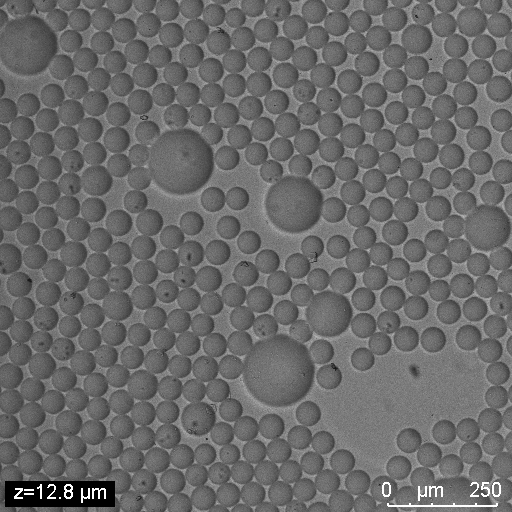
#> input picture data/input/BF image/overfocus.jpg, 512 x 512 px, found by its file name
$ python demo.py
#> lines starting #> are read from the running program, lines starting #| are printed output that depends on the picture; after the words box and inside, x2 and y2 are one past the last pixel; in counts of white or black regions, pixels touching at a corner belong together
### src/core/adaptive_light_extraction.py
#!/usr/bin/env python3
"""
Adaptive Light Intensity Pixel Extraction

This script provides multiple adaptive methods for extracting light intensity pixels
from images, handling various lighting conditions and image characteristics.
"""

import cv2
import numpy as np
import matplotlib.pyplot as plt
from sklearn.cluster import KMeans
from scipy import ndimage
import argparse
import os
from typing import Tuple, Optional, Dict, Any


class AdaptiveLightExtractor:
    """
    A comprehensive class for adaptive light intensity pixel extraction
    """

    def __init__(self, image_path: str):
        """
        Initialize the extractor with an image

        Args:
            image_path: Path to the input image
        """
        self.image_path = image_path
        self.original_image = cv2.imread(image_path)
        if self.original_image is None:
            raise ValueError(f"Could not load image from {image_path}")

        # Convert to different color spaces for analysis
        self.bgr_image = self.original_image.copy()
        self.rgb_image = cv2.cvtColor(self.original_image, cv2.COLOR_BGR2RGB)
        self.gray_image = cv2.cvtColor(self.original_image, cv2.COLOR_BGR2GRAY)
        self.hsv_image = cv2.cvtColor(self.original_image, cv2.COLOR_BGR2HSV)
        self.lab_image = cv2.cvtColor(self.original_image, cv2.COLOR_BGR2LAB)

        self.height, self.width = self.gray_image.shape

    def analyze_image_statistics(self) -> Dict[str, Any]:
        """
        Analyze image statistics to guide adaptive threshold selection

        Returns:
            Dictionary containing various image statistics
        """
        stats = {
            'mean_intensity': np.mean(self.gray_image),
            'std_intensity': np.std(self.gray_image),
            'min_intensity': np.min(self.gray_image),
            'max_intensity': np.max(self.gray_image),
            'median_intensity': np.median(self.gray_image),
            'contrast': np.std(self.gray_image) / np.mean(self.gray_image) if np.mean(self.gray_image) > 0 else 0,
            'dynamic_range': np.max(self.gray_image) - np.min(self.gray_image)
        }

        # Analyze histogram
        hist = cv2.calcHist([self.gray_image], [0], None, [256], [0, 256])
        stats['histogram_peak'] = np.argmax(hist)
        stats['histogram_skewness'] = self._calculate_skewness(hist.flatten())

        return stats

    def _calculate_skewness(self, data: np.ndarray) -> float:
        """Calculate skewness of data distribution"""
        mean = np.mean(data)
        std = np.std(data)
        if std == 0:
            return 0
        return np.mean(((data - mean) / std) ** 3)

    def adaptive_threshold_otsu(self) -> np.ndarray:
        """
        Extract light pixels using Otsu's adaptive thresholding

        Returns:
            Binary mask of light intensity pixels
        """
        # Apply Gaussian blur to reduce noise
        blurred = cv2.GaussianBlur(self.gray_image, (5, 5), 0)

        # Otsu's thresholding
        threshold_value, binary_mask = cv2.threshold(
            blurred, 0, 255, cv2.THRESH_BINARY + cv2.THRESH_OTSU
        )

        print(f"Otsu threshold value: {threshold_value}")
        return binary_mask

    def adaptive_threshold_local(self, block_size: int = 15, C: int = 2) -> np.ndarray:
        """
        Extract light pixels using local adaptive thresholding

        Args:
            block_size: Size of the neighborhood for threshold calculation
            C: Constant subtracted from the mean

        Returns:
            Binary mask of light intensity pixels
        """
        # Ensure block_size is odd
        if block_size % 2 == 0:
            block_size += 1

        # Apply Gaussian blur
        blurred = cv2.GaussianBlur(self.gray_image, (5, 5), 0)

        # Adaptive threshold
        binary_mask = cv2.adaptiveThreshold(
            blurred, 255, cv2.ADAPTIVE_THRESH_GAUSSIAN_C,
            cv2.THRESH_BINARY, block_size, C
        )

        return binary_mask

    def adaptive_threshold_percentile(self, percentile: float = 85) -> np.ndarray:
        """
        Extract light pixels using percentile-based adaptive thresholding

        Args:
            percentile: Percentile value for threshold (0-100)

        Returns:
            Binary mask of light intensity pixels
        """
        threshold_value = np.percentile(self.gray_image, percentile)
        binary_mask = (self.gray_image >= threshold_value).astype(np.uint8) * 255

        print(f"Percentile ({percentile}%) threshold value: {threshold_value}")
        return binary_mask

    def adaptive_threshold_kmeans(self, n_clusters: int = 3) -> np.ndarray:
        """
        Extract light pixels using K-means clustering

        Args:
            n_clusters: Number of clusters for K-means

        Returns:
            Binary mask of light intensity pixels
        """
        # Reshape image for K-means
        pixel_values = self.gray_image.reshape((-1, 1)).astype(np.float32)

        # Apply K-means clustering
        criteria = (cv2.TERM_CRITERIA_EPS + cv2.TERM_CRITERIA_MAX_ITER, 20, 1.0)
        _, labels, centers = cv2.kmeans(
            pixel_values, n_clusters, None, criteria, 10, cv2.KMEANS_RANDOM_CENTERS
        )

        # Find the cluster with highest intensity (brightest)
        centers = centers.flatten()
        brightest_cluster = np.argmax(centers)

        # Create mask for the brightest cluster
        labels = labels.reshape(self.gray_image.shape)
        binary_mask = (labels == brightest_cluster).astype(np.uint8) * 255

        print(f"K-means cluster centers: {centers}")
        print(f"Brightest cluster: {brightest_cluster} with intensity: {centers[brightest_cluster]}")

        return binary_mask

    def adaptive_threshold_hsv(self, value_threshold: float = 0.7, saturation_max: float = 0.3) -> np.ndarray:
        """
        Extract light pixels using HSV color space analysis

        Args:
            value_threshold: Minimum value (brightness) threshold (0-1)
            saturation_max: Maximum saturation threshold (0-1)

        Returns:
            Binary mask of light intensity pixels
        """
        # Normalize HSV to 0-1 range
        hsv_normalized = self.hsv_image.astype(np.float32) / 255.0

        # Extract high value (brightness) and low saturation pixels
        value_mask = hsv_normalized[:, :, 2] >= value_threshold
        saturation_mask = hsv_normalized[:, :, 1] <= saturation_max

        # Combine masks
        combined_mask = value_mask & saturation_mask
        binary_mask = combined_mask.astype(np.uint8) * 255

        return binary_mask

    def adaptive_threshold_lab(self, lightness_threshold: float = 0.7) -> np.ndarray:
        """
        Extract light pixels using LAB color space (L channel)

        Args:
            lightness_threshold: Minimum lightness threshold (0-1)

        Returns:
            Binary mask of light intensity pixels
        """
        # Normalize L channel to 0-1 range
        l_channel = self.lab_image[:, :, 0].astype(np.float32) / 255.0

        # Apply threshold to L channel
        binary_mask = (l_channel >= lightness_threshold).astype(np.uint8) * 255

        return binary_mask

    def adaptive_threshold_statistical(self, std_multiplier: float = 1.5) -> np.ndarray:
        """
        Extract light pixels using statistical analysis

        Args:
            std_multiplier: Multiplier for standard deviation

        Returns:
            Binary mask of light intensity pixels
        """
        stats = self.analyze_image_statistics()

        # Calculate adaptive threshold based on statistics
        threshold_value = stats['mean_intensity'] + (std_multiplier * stats['std_intensity'])
        threshold_value = min(threshold_value, 255)  # Clamp to valid range

        binary_mask = (self.gray_image >= threshold_value).astype(np.uint8) * 255

        print(f"Statistical threshold value: {threshold_value}")
        print(f"Based on mean: {stats['mean_intensity']:.2f}, std: {stats['std_intensity']:.2f}")

        return binary_mask

    def morphological_cleanup(self, binary_mask: np.ndarray,
                            kernel_size: int = 3,
                            operations: str = "close") -> np.ndarray:
        """
        Apply morphological operations to clean up the binary mask

        Args:
            binary_mask: Input binary mask
            kernel_size: Size of morphological kernel
            operations: Type of operations ("open", "close", "open_close")

        Returns:
            Cleaned binary mask
        """
        kernel = cv2.getStructuringElement(cv2.MORPH_ELLIPSE, (kernel_size, kernel_size))

        if operations == "open":
            cleaned = cv2.morphologyEx(binary_mask, cv2.MORPH_OPEN, kernel)
        elif operations == "close":
            cleaned = cv2.morphologyEx(binary_mask, cv2.MORPH_CLOSE, kernel)
        elif operations == "open_close":
            opened = cv2.morphologyEx(binary_mask, cv2.MORPH_OPEN, kernel)
            cleaned = cv2.morphologyEx(opened, cv2.MORPH_CLOSE, kernel)
        else:
            cleaned = binary_mask

        return cleaned

    def extract_connected_components(self, binary_mask: np.ndarray,
                                   min_area: int = 50) -> Tuple[np.ndarray, Dict]:
        """
        Extract connected components and filter by area

        Args:
            binary_mask: Input binary mask
            min_area: Minimum area threshold for components

        Returns:
            Tuple of (filtered mask, component statistics)
        """
        # Find connected components
        num_labels, labels, stats, centroids = cv2.connectedComponentsWithStats(
            binary_mask, connectivity=8
        )

        # Filter components by area
        filtered_mask = np.zeros_like(binary_mask)
        valid_components = []

        for i in range(1, num_labels):  # Skip background (label 0)
            area = stats[i, cv2.CC_STAT_AREA]
            if area >= min_area:
                component_mask = (labels == i)
                filtered_mask[component_mask] = 255
                valid_components.append({
                    'label': i,
                    'area': area,
                    'centroid': centroids[i],
                    'bbox': (stats[i, cv2.CC_STAT_LEFT], stats[i, cv2.CC_STAT_TOP],
                            stats[i, cv2.CC_STAT_WIDTH], stats[i, cv2.CC_STAT_HEIGHT])
                })

        component_info = {
            'total_components': len(valid_components),
            'components': valid_components
        }

        return filtered_mask, component_info

    def auto_select_method(self) -> str:
        """
        Automatically select the best extraction method based on image characteristics

        Returns:
            Recommended method name
        """
        stats = self.analyze_image_statistics()

        # Decision logic based on image characteristics
        if stats['contrast'] < 0.3:  # Low contrast images
            return "hsv"
        elif stats['dynamic_range'] < 100:  # Low dynamic range
            return "statistical"
        elif stats['histogram_skewness'] > 1:  # Right-skewed (many dark pixels)
            return "percentile"
        elif stats['std_intensity'] > 50:  # High variation
            return "local"
        else:  # Default case
            return "otsu"

    def extract_all_methods(self) -> Dict[str, np.ndarray]:
        """
        Extract light pixels using all available methods

        Returns:
            Dictionary mapping method names to binary masks
        """
        methods = {
            'otsu': self.adaptive_threshold_otsu,
            'local': self.adaptive_threshold_local,
            'percentile': self.adaptive_threshold_percentile,
            'kmeans': self.adaptive_threshold_kmeans,
            'hsv': self.adaptive_threshold_hsv,
            'lab': self.adaptive_threshold_lab,
            'statistical': self.adaptive_threshold_statistical
        }

        results = {}
        for name, method in methods.items():
            try:
                print(f"\nExtracting using {name} method...")
                mask = method()
                # Apply morphological cleanup
                cleaned_mask = self.morphological_cleanup(mask)
                results[name] = cleaned_mask
            except Exception as e:
                print(f"Error in {name} method: {e}")
                results[name] = np.zeros_like(self.gray_image)

        return results

    # [158 lines left out: functions visualize_results, generate_report, main, not called in this run]


# [2 lines that do not run on import are left out]

### tools/demo.py
#!/usr/bin/env python3
"""
Demo script showing how to use the adaptive light extraction code
"""

from src.core.adaptive_light_extraction import AdaptiveLightExtractor
import cv2
import numpy as np

def demo_basic_usage():
    """Demonstrate basic usage of the adaptive light extractor"""

    # Initialize with your image
    image_path = "/home/jimmy/code/2Dto3D_2/data/input/overfocus.jpg"
    extractor = AdaptiveLightExtractor(image_path)
#> in __init__, self.original_image is the input picture: shape (512, 512, 3); min 0, max 255, mean 105.8

    print("=== BASIC USAGE DEMO ===")
    print(f"Image loaded: {extractor.width} x {extractor.height} pixels")
#| Image loaded: 512 x 512 pixels

    # Get image statistics
    stats = extractor.analyze_image_statistics()
#> in analyze_image_statistics, `stats = { 'mean_intensity': np.mean(self.gray_image), 'std_intensity':..`: stats = {'mean_intensity': 105.8, 'std_intensity': 22.89, 'min_intensity': 0, 'max_intensity': 255, 'median_intensity': 105, 'contrast': 0.216, 'dynamic_range': 255}
#> in analyze_image_statistics, `hist = cv2.calcHist([self.gray_image], [0], None, [256], [0, 256])`: hist = 256 values, max 6286 at index 106, min 0 at index 2, mean 1024
#> in _calculate_skewness, `mean = np.mean(data)`: mean = 1024
#> in _calculate_skewness, `std = np.std(data)`: std = 1752.5
#> stats = 9 items
    print(f"Mean intensity: {stats['mean_intensity']:.2f}")
#| Mean intensity: 105.80
    print(f"Contrast ratio: {stats['contrast']:.2f}")
#| Contrast ratio: 0.22

    # Auto-select best method
    best_method = extractor.auto_select_method()
    print(f"Recommended method: {best_method}")

    # Extract using the recommended method
    if best_method == "otsu":
        mask = extractor.adaptive_threshold_otsu()
    elif best_method == "local":
        mask = extractor.adaptive_threshold_local()
    elif best_method == "percentile":
        mask = extractor.adaptive_threshold_percentile()
    elif best_method == "kmeans":
        mask = extractor.adaptive_threshold_kmeans()
    elif best_method == "hsv":
        mask = extractor.adaptive_threshold_hsv()
#> in adaptive_threshold_hsv, `value_mask = hsv_normalized[:, :, 2] >= value_threshold`:
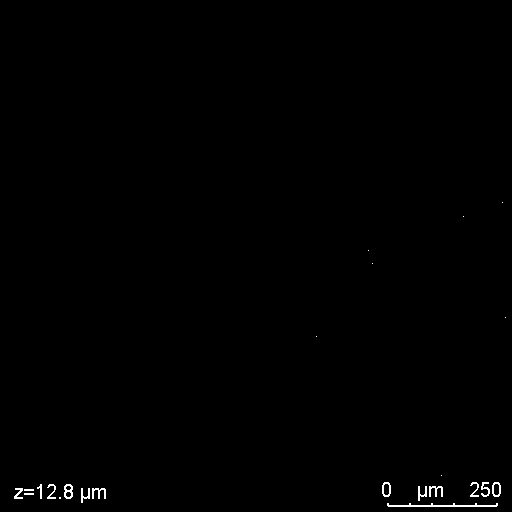
#> value_mask: shape (512, 512) bool; 0.4% white in thin lines or dots, all inside (x1, y1, x2, y2) = (14, 202, 506, 507)
    elif best_method == "lab":
        mask = extractor.adaptive_threshold_lab()
    elif best_method == "statistical":
        mask = extractor.adaptive_threshold_statistical()

    # Clean up the mask
    cleaned_mask = extractor.morphological_cleanup(mask)

    # Get connected components
    filtered_mask, component_info = extractor.extract_connected_components(cleaned_mask)
#> in extract_connected_components, `num_labels, labels, stats, centroids = cv2.connectedComponentsWithStat..`: num_labels = 18; stats = 18 rows, first 6: [0, 0, 512, 512, 260985], [502, 202, 1, 1, 1], [463, 216, 1, 1, 1], [368, 250, 1, 1, 1], [372, 263, 1, 1, 1], [505, 317, 1, 1, 1]; centroids = 18 rows, first 8: [255.3, 254.4], [502, 202], [463, 216], [368, 250], [372, 263], [505, 317], [316, 336], [441, 475]
#> the loop in extract_connected_components, `for i in range(1, num_labels):` made 17 passes
#> area on passes 8 to 15: 68, 204, 38, 58, 82, 164, 116, 164
#> after the loop in extract_connected_components, `for i in range(1, num_labels):`: valid_components = 8 items
#> component_info = 2 items

    print(f"Light pixels found: {np.sum(filtered_mask > 0):,}")
#| Light pixels found: 1,110
    print(f"Connected components: {component_info['total_components']}")
#| Connected components: 8

    return filtered_mask

def demo_custom_parameters():
    """Demonstrate usage with custom parameters"""

    image_path = "/home/jimmy/code/2Dto3D_2/data/input/overfocus.jpg"
    extractor = AdaptiveLightExtractor(image_path)

    print("\n=== CUSTOM PARAMETERS DEMO ===")

    # Try different percentile thresholds
    for percentile in [70, 80, 90, 95]:
        mask = extractor.adaptive_threshold_percentile(percentile=percentile)
        light_pixels = np.sum(mask > 0)
        percentage = (light_pixels / (extractor.width * extractor.height)) * 100
        print(f"Percentile {percentile}%: {light_pixels:,} pixels ({percentage:.1f}%)")
#> this loop made 4 passes
#> (threshold_value in adaptive_threshold_percentile, light_pixels, percentage) on passes 1 to 4: (115, 79506, 30.33), (121, 54518, 20.8), (131, 26775, 10.21), (139, 13713, 5.23)
#> (printed output is left out)
#> pass 1, in adaptive_threshold_percentile, `binary_mask = (self.gray_image >= threshold_value).astype(np.uint8) * ..`:
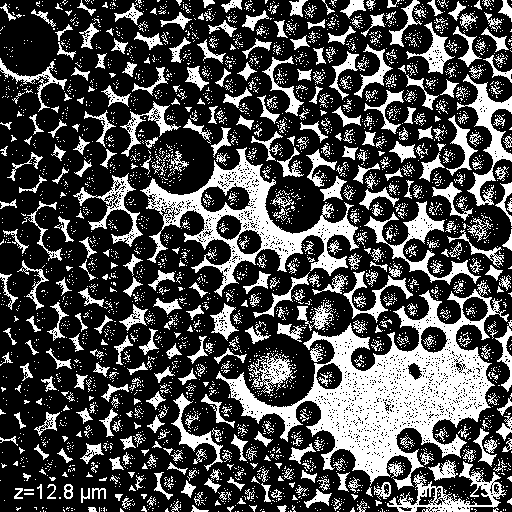
#> binary_mask: shape (512, 512); 30.3% white; 3456 white regions (3008 under 20 px), largest, box (x1, y1, x2, y2) and area: (216, 281, 509, 490) 17958, (140, 147, 359, 297) 7515, (457, 74, 512, 206) 1821

    # Try different HSV parameters
    print("\nHSV method with different parameters:")
    for value_thresh in [0.5, 0.6, 0.7, 0.8]:
        mask = extractor.adaptive_threshold_hsv(value_threshold=value_thresh)
        light_pixels = np.sum(mask > 0)
        percentage = (light_pixels / (extractor.width * extractor.height)) * 100
        print(f"Value threshold {value_thresh}: {light_pixels:,} pixels ({percentage:.1f}%)")
#> this loop made 4 passes
#> (light_pixels, percentage) on passes 1 to 4: (33634, 12.83), (3424, 1.31), (1061, 0.405), (1054, 0.402)
#> (printed output is left out)
#> pass 1, in adaptive_threshold_hsv (call 2), `value_mask = hsv_normalized[:, :, 2] >= value_threshold`:
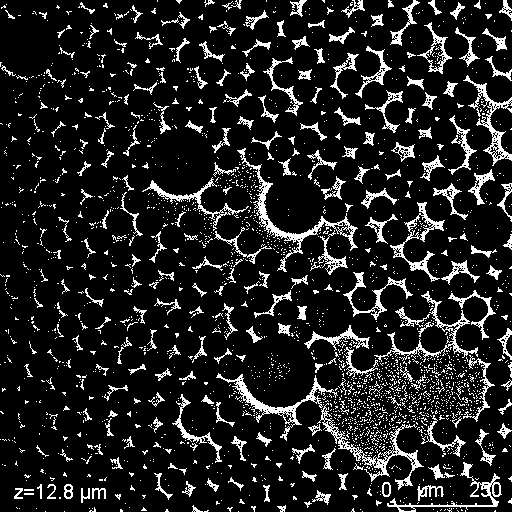
#> value_mask: shape (512, 512) bool; 12.8% white in thin lines or dots

def demo_comparison():
    """Demonstrate comparison of all methods"""

    image_path = "/home/jimmy/code/2Dto3D_2/data/input/overfocus.jpg"
    extractor = AdaptiveLightExtractor(image_path)

    print("\n=== METHOD COMPARISON DEMO ===")

    # Extract using all methods
    results = extractor.extract_all_methods()
#> the loop in extract_all_methods, `for name, method in methods.items():` made 7 passes
#> (printed output is left out)
#> pass 1, in adaptive_threshold_otsu, `threshold_value, binary_mask = cv2.threshold( blurred, 0, 255, cv2.THR..`:
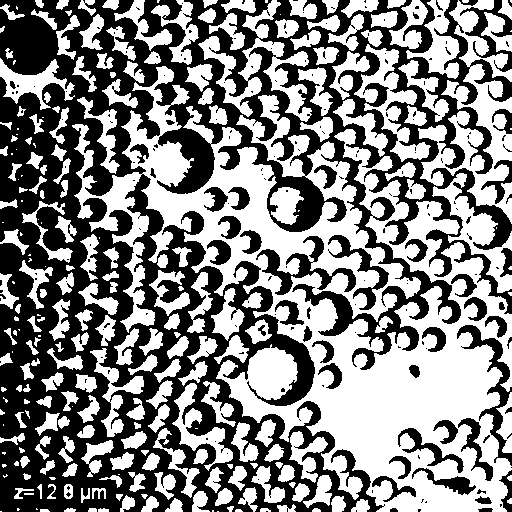
#> binary_mask: shape (512, 512); 51.6% white; 196 black regions (146 under 20 px), largest, box (x1, y1, x2, y2) and area: (0, 0, 512, 512) 112367, (256, 236, 356, 295) 1610, (457, 325, 512, 466) 1571
#> pass 1, in morphological_cleanup (call 2), `cleaned = cv2.morphologyEx(binary_mask, cv2.MORPH_CLOSE, kernel)`:
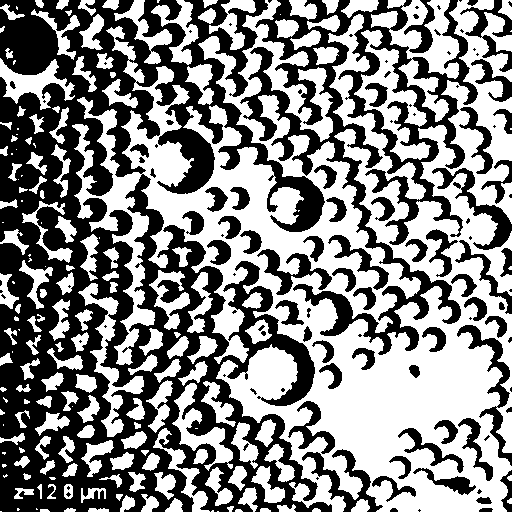
#> cleaned: shape (512, 512); 52.8% white; 114 black regions (50 under 20 px), largest, box (x1, y1, x2, y2) and area: (0, 0, 332, 512) 81453, (240, 0, 478, 355) 20716, (457, 325, 512, 466) 1509
#> pass 2, in adaptive_threshold_local, `binary_mask = cv2.adaptiveThreshold( blurred, 255, cv2.ADAPTIVE_THRESH..`:
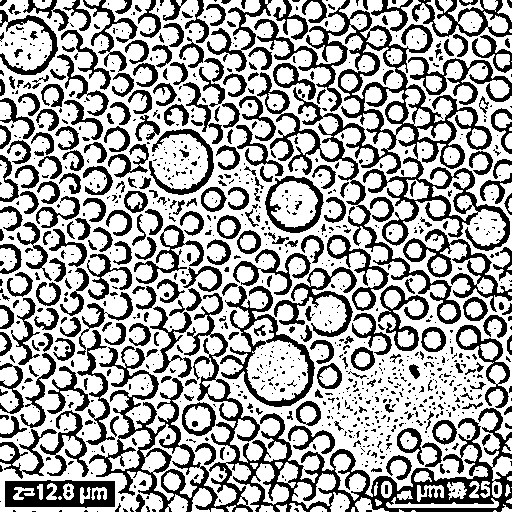
#> binary_mask: shape (512, 512); 64.7% white; 1087 black regions (778 under 20 px), largest, box (x1, y1, x2, y2) and area: (89, 293, 512, 512) 14244, (254, 0, 510, 324) 13710, (220, 286, 315, 407) 2204
#> after the loop in extract_all_methods, `for name, method in methods.items():`:
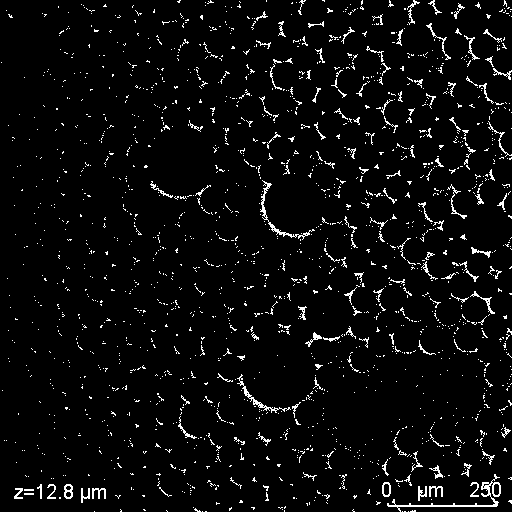
#> mask: shape (512, 512); 4.4% white in thin lines or dots
#> after the loop in extract_all_methods, `for name, method in methods.items():`: results = 7 items
#> results = 7 items

    # Sort by percentage of light pixels
    method_results = []
    for method, mask in results.items():
        light_pixels = np.sum(mask > 0)
        percentage = (light_pixels / (extractor.width * extractor.height)) * 100
        method_results.append((method, light_pixels, percentage))
#> this loop made 7 passes
#> (method, light_pixels, percentage) on passes 1 to 7: ('otsu', 138372, 52.78), ('local', 176239, 67.23), ('percentile', 50712, 19.35), ('kmeans', 104746, 39.96), ('hsv', 1159, 0.442), ('lab', 1224, 0.467), ('statistical', 13081, 4.99)
#> after the loop, method_results = [('otsu', 138372, 52.78), ('local', 176239, 67.23), ('percentile', 50712, 19.35), ('kmeans', 104746, 39.96), ('hsv', 1159, 0.442), ('lab', 1224, 0.467), ('statistical', 13081, 4.99)]

    # Sort by percentage (ascending)
    method_results.sort(key=lambda x: x[2])

    print("Methods ranked by light pixel percentage (low to high):")
    for method, pixels, percentage in method_results:
        print(f"  {method:12}: {pixels:6,} pixels ({percentage:5.1f}%)")
#> this loop made 7 passes
#> (printed output is left out)

if __name__ == "__main__":
    demo_basic_usage()
    demo_custom_parameters()
    demo_comparison()
